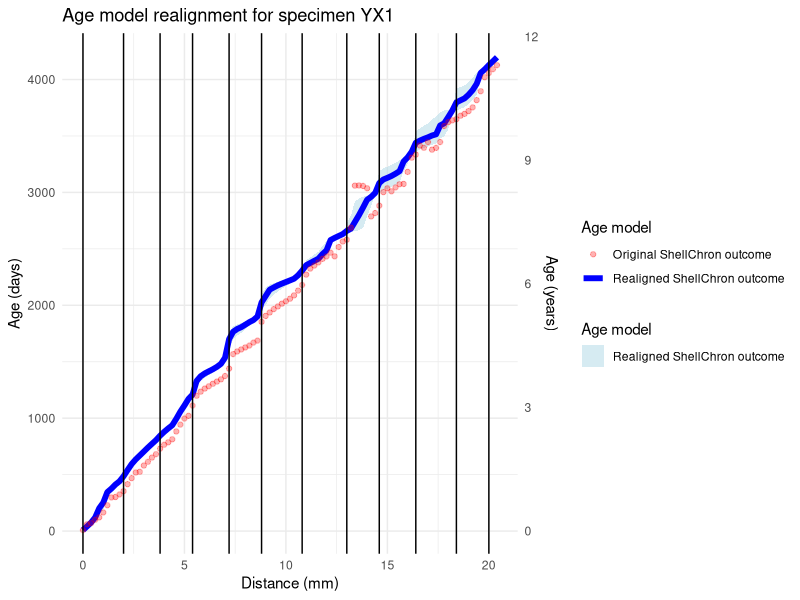
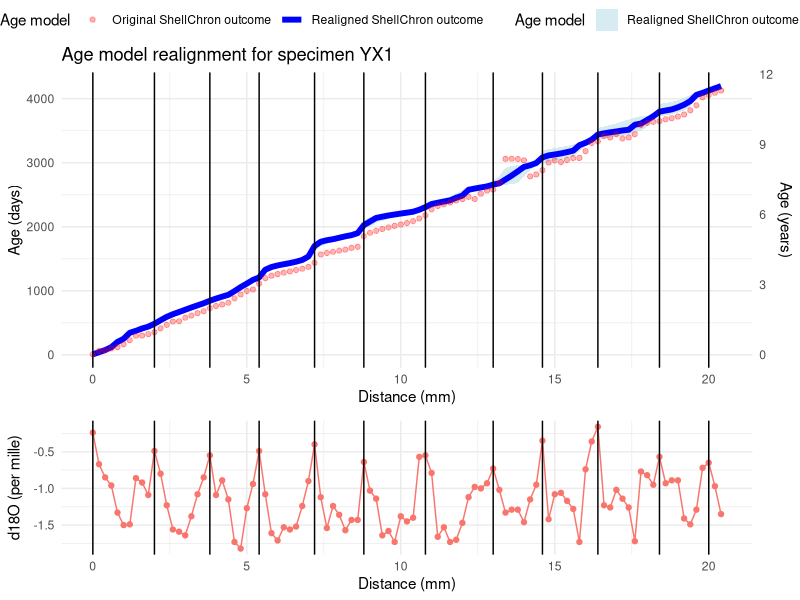
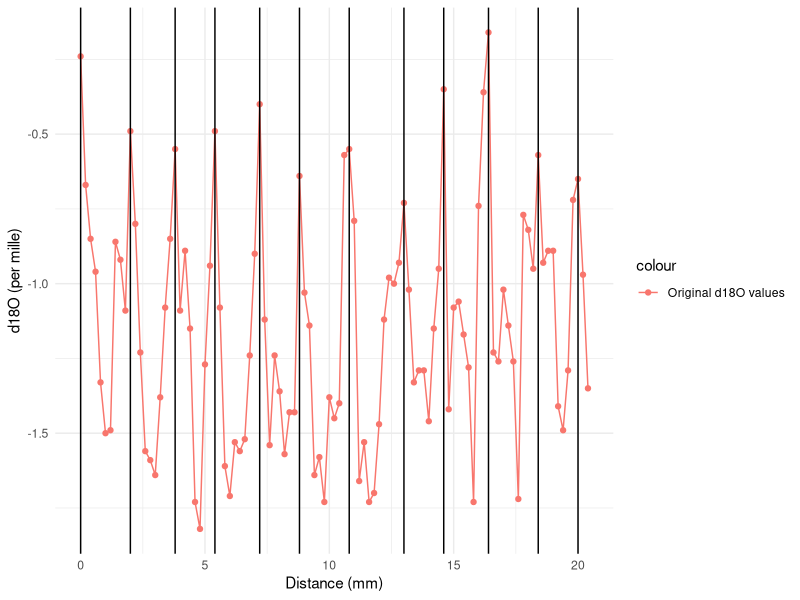

Source code (R) for these figures, in order:
# Script to post process ShellChron results and avoid negative time jumps and missed years due to low growth rate estimates
# by Niels J. de Winter
# Project "Pseudo_tridacna_ShellChron_Han_Tao.Rproj"
# Example for specimen YX1 (similar routine applied to specimen A5)

require(tidyverse)
require(ggpubr)

# Load data
dat <- read.csv("YX1/YX1.csv") # Original d18O data with year markers
age_model_results <- read.csv("YX1/Age_model_results.csv") # Results in terms of age (DOY)
Growth_rate_results <- read.csv("YX1/Growth_rate_results.csv") # Results in terms of growth rate (um/day)

# Combine relevant data into one dataframe and replace NAs with 0
merged_dat <- select(dat, D, d18Oc, YEARMARKER) |>
mutate(
    mean.day = replace(age_model_results$mean.day, is.na(age_model_results$mean.day), 0),
    se.day = replace(age_model_results$se.day, is.na(age_model_results$se.day), 0),
    mean.GR = replace(Growth_rate_results$mean.GR, is.na(Growth_rate_results$mean.GR), 0) / 1000,
    se.GR = replace(Growth_rate_results$se.GR, is.na(Growth_rate_results$se.GR), 0) / 1000,
    year = cumsum(dat$YEARMARKER) # Add year labels
)

# Construct new age-distance model using relative growth rate per datapoint
Days_tot <- 365 # Assume no growth stops (365 days per year recorded, the growth slowdowns are covered by the increments with slow growth rate < 1 um/day)

# Simulate 3000 iterations of time-distance model sampling growth rates and man ages from normal uncertainty distribution.
N = 3000

# Create matrix to store all simulated age models
simulated_age_models <- matrix(NA, nrow = nrow(merged_dat), ncol = N)

for(i in 1:N){
    print(paste0("Simulating age model iteration ", i, " of ", N)) # Progress indicator
    # Loop through growth years
    for(year in 1:(max(merged_dat$year) - 1)){
        # Find distance steps
        D_diff <- diff(
            merged_dat$D[
                which(merged_dat$YEARMARKER == 1 & merged_dat$year == year) :
                which(merged_dat$YEARMARKER == 1 & merged_dat$year == year + 1)
            ]
        )
        # Sample growth rates from normal distribution, but prevent negative growth rates
        GR_sampled <- rnorm(
            n = length(D_diff),
            mean = merged_dat$mean.GR[which(merged_dat$year == year)],
            sd = merged_dat$se.GR[which(merged_dat$year == year)]
        )
        GR_sampled[which(GR_sampled < 0)] <- 0
        GR_sampled[which((GR_sampled < 0.001) & (GR_sampled > 0))] <- 0.001 # Cap minimum non-zero growth rate to prevent very small GR numbers (and very large numbers of days) for intervals with very limited growth
        first_sample_time <- rnorm( # Sample first time point from normal distribution
            n = 1,
            mean = merged_dat$mean.day[1],
            sd = merged_dat$se.day[1]
        )
        Times <- D_diff / GR_sampled # Calculate time steps
        Times[which(Times == Inf)] <- 0 # Handle growth stops
        if(year == 1){
            Times_days <- first_sample_time + Times * Days_tot / (sum(Times) + first_sample_time) # Convert time steps to total number of days, add the first sampled time point for the first year
            Times_days_cum <- cumsum(Times_days) # Find cumulative time steps
            simulated_age_models[which(merged_dat$year == year), i] <- Times_days_cum
        } else {
            Times_days <- Times * Days_tot / sum(Times) # Convert time steps to total number of days
            Times_days_cum <- cumsum(Times_days) # Find cumulative time steps
            simulated_age_models[which(merged_dat$year == year), i] <- Times_days_cum + simulated_age_models[which(merged_dat$YEARMARKER == 1 & merged_dat$year == year) - 1, i] # Add cumulative time steps to last time point of previous year
        }
    }
    # Fill in last year
    last_year <- max(merged_dat$year) # Isolate last year
    Times_last <- diff( # Find steps in time domain for last year
        merged_dat$mean.day[
            (which(merged_dat$YEARMARKER == 1 & merged_dat$year == last_year) - 1) :
            nrow(merged_dat)
        ]
    )
    simulated_age_models[which(merged_dat$year == last_year), i] <-
        simulated_age_models[which(merged_dat$YEARMARKER == 1 & merged_dat$year == last_year) - 1, i] +
        cumsum(Times_last) # Add time values for last year based on original time steps
}

# Calculate median and 95% confidence intervals of simulated age models
merged_dat$day_new <- apply(simulated_age_models, 1, mean)
merged_dat$day_new_lower <- apply(simulated_age_models, 1, quantile, probs = 0.025)
merged_dat$day_new_upper <- apply(simulated_age_models, 1, quantile, probs = 0.975)

# Export results
write.csv(merged_dat, "YX1/Realigned_age_model_results_MC.csv", row.names = FALSE)
write.csv(simulated_age_models, "YX1/Realigned_age_model_simulations.csv", row.names = FALSE)

# Plot resulting distance-time relationship
Age_model_plot <- ggplot(merged_dat) +
geom_ribbon( # Plot uncertainty ribbon
    aes(
        x = D,
        ymin = day_new_lower,
        ymax = day_new_upper,
        fill = "Realigned ShellChron outcome"
    ),
    alpha = 0.5
) +
geom_line( # Plot realigned results
    aes(
        x = D,
        y = day_new,
        color = "Realigned ShellChron outcome"
    ),
    linewidth = 2
) +
geom_point( # Plot old results
    aes(
        x = D,
        y = mean.day,
        color = "Original ShellChron outcome"
    ),
    alpha = 0.3
) +
geom_vline( # Plot position of year markers
    xintercept = merged_dat$D[which(merged_dat$YEARMARKER == 1)]
) +
scale_x_continuous("Distance (mm)") +
scale_y_continuous(
    "Age (days)",
    sec.axis = sec_axis(
        trans = ~. / 365,
        name = "Age (years)"
    )
) +
scale_color_manual(
    name = "Age model",
    values = c(
        "Realigned ShellChron outcome" = "blue",
        "Original ShellChron outcome" = "red"
    )
) +
scale_fill_manual(
    name = "Age model",
    values = c(
        "Realigned ShellChron outcome" = "lightblue"
    )
) +
ggtitle("Age model realignment for specimen YX1") +
theme_minimal()

# Add original isotope plot
d18O_plot <- ggplot(merged_dat) +
geom_point( # Plot old results
    aes(
        x = D,
        y = d18Oc,
        color = "Original d18O values"
    )
) +
geom_line( # Plot old results
    aes(
        x = D,
        y = d18Oc,
        color = "Original d18O values"
    )
) +
geom_vline( # Plot position of year markers
    xintercept = merged_dat$D[which(merged_dat$YEARMARKER == 1)]
) +
scale_x_continuous("Distance (mm)") +
scale_y_continuous("d18O (per mille)") +
theme_minimal()

# Combine plots
Age_model_update_combined <- ggarrange(
    Age_model_plot,
    d18O_plot,
    common.legend = TRUE,
    ncol = 1,
    heights = c(2, 1),
    align = "v"
)
